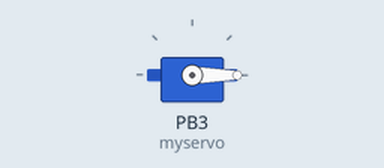
This sketch was run on a simulated ATtiny85, built with avr-gcc and run on an emulated ATtiny85. Parts: servo. Random numbers use the default seed unless the sketch sets one.

Above: at 0.05 s.
At 24.9 s:
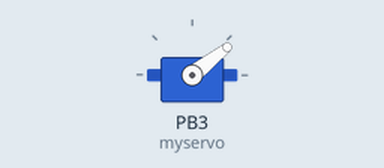
At 49.75 s:
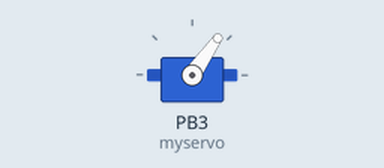
At 103.3 s:
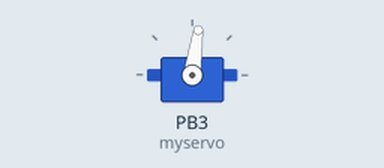
Timing chart, 0 to 130.0 s (numbered marks = the images above):
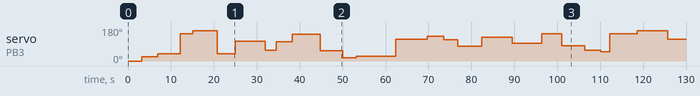

The sketch:

zaku_eye_roll.ino
```cpp
/*
独眼舵机随机转动±150度
每次运动后随机静止时间3-8秒
*/
#include <Servo.h>
int idle = 0;
int jiaodu = 0;
Servo myservo;

void setup() {
  myservo.attach(3);            //走3号口输出   attiny45 234支持类比输入
}

void loop() {
  myservo.write(jiaodu);                  // sets the servo position according to the scaled value
  jiaodu = random(15, 165);              //在15和165之间随机转动
  delay(idle=random(2000,8000));                           // waits for the servo to get there
}
```
